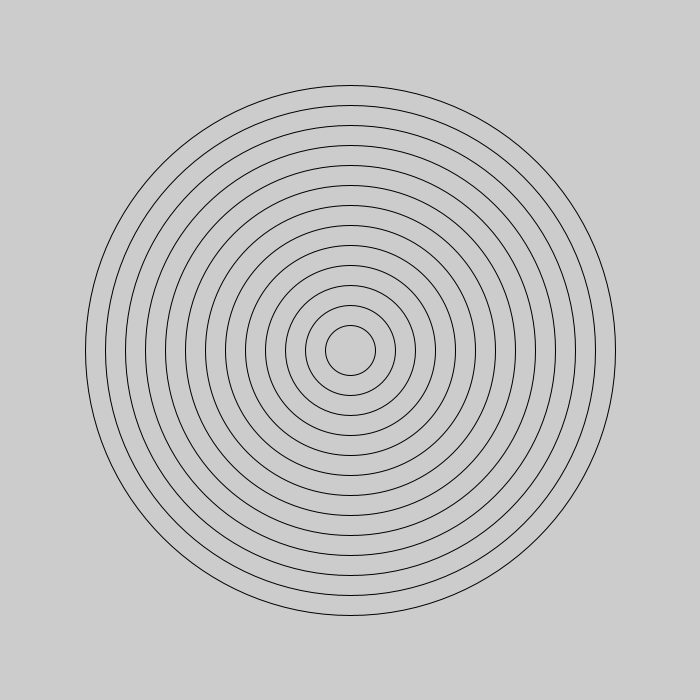
Frame 1 (no input)
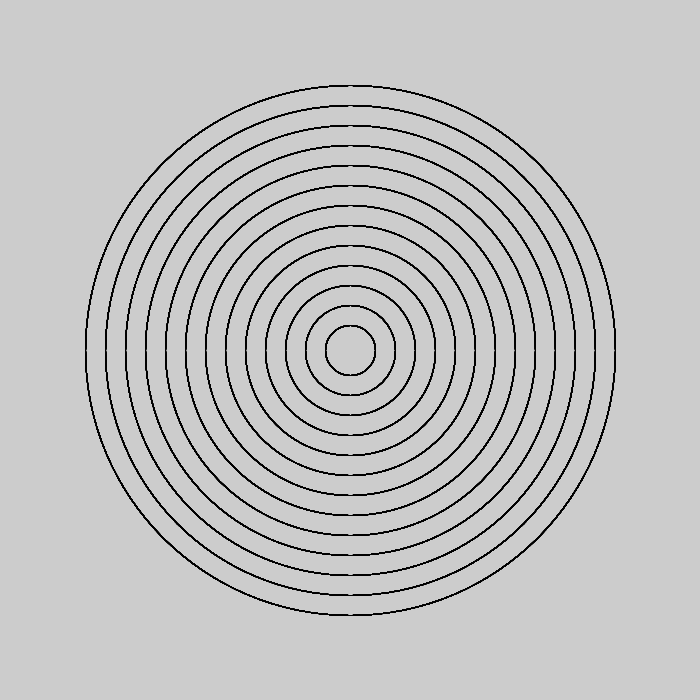
Frame 60 (the mouse pressed at the canvas centre just before this capture)
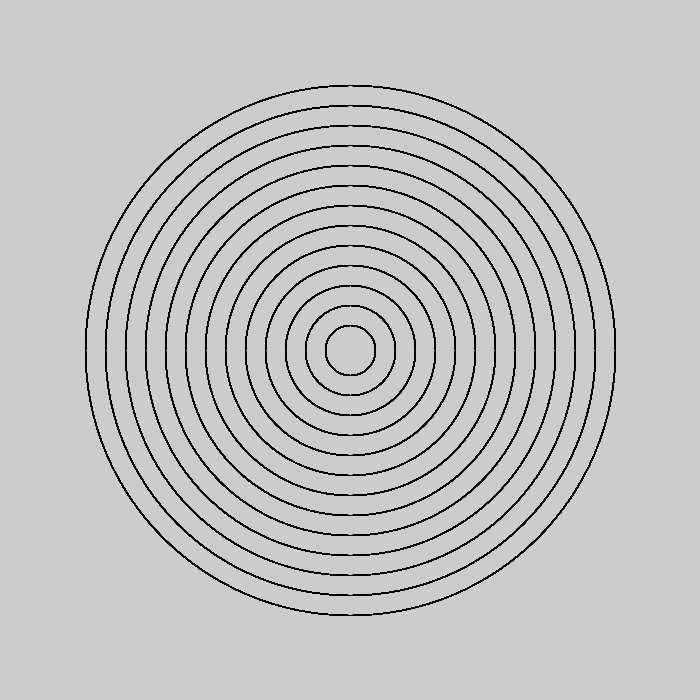
Frame 120 (the mouse held since frame 60 and released just before this capture)

The Processing sketch that drew these frames (run headless with seeded random() and noise(); from frame 60 on, the mouse is pressed at the canvas centre):

// Processing sketch: BullsEye
// ── BullsEye.pde
void setup(){
  noFill();
  size(700, 700);
}
void draw(){
for(int i = 0; i < 500; i=i+40){
ellipse(350, 350, i+50, i+50);
}
}
